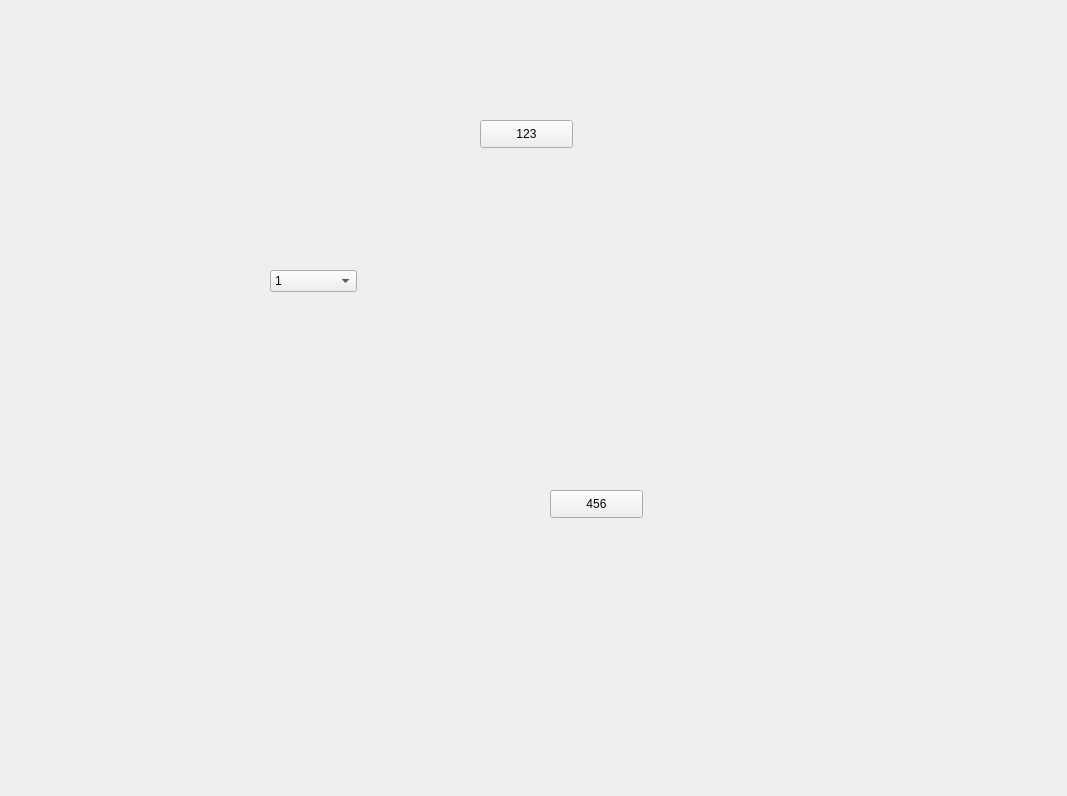
<?xml version="1.0" encoding="UTF-8"?>
<ui version="4.0">
 <class>widget</class>
 <widget class="QWidget" name="widget">
  <property name="geometry">
   <rect>
    <x>0</x>
    <y>0</y>
    <width>1067</width>
    <height>796</height>
   </rect>
  </property>
  <property name="windowTitle">
   <string>投促中心报销软件应用</string>
  </property>
  <widget class="QWidget" name="widget_2" native="true">
   <property name="geometry">
    <rect>
     <x>260</x>
     <y>90</y>
     <width>721</width>
     <height>80</height>
    </rect>
   </property>
   <widget class="QPushButton" name="pushButton">
    <property name="geometry">
     <rect>
      <x>220</x>
      <y>30</y>
      <width>93</width>
      <height>28</height>
     </rect>
    </property>
    <property name="text">
     <string>123</string>
    </property>
   </widget>
  </widget>
  <widget class="QWidget" name="widget_3" native="true">
   <property name="geometry">
    <rect>
     <x>160</x>
     <y>480</y>
     <width>821</width>
     <height>80</height>
    </rect>
   </property>
   <widget class="QPushButton" name="pushButton_2">
    <property name="geometry">
     <rect>
      <x>390</x>
      <y>10</y>
      <width>93</width>
      <height>28</height>
     </rect>
    </property>
    <property name="text">
     <string>456</string>
    </property>
   </widget>
  </widget>
  <widget class="QComboBox" name="comboBox">
   <property name="geometry">
    <rect>
     <x>270</x>
     <y>270</y>
     <width>87</width>
     <height>22</height>
    </rect>
   </property>
   <item>
    <property name="text">
     <string>1</string>
    </property>
   </item>
   <item>
    <property name="text">
     <string>2</string>
    </property>
   </item>
   <item>
    <property name="text">
     <string>3</string>
    </property>
   </item>
  </widget>
 </widget>
 <resources/>
 <connections/>
</ui>
